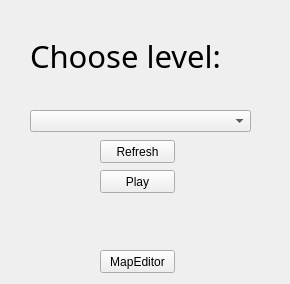
<?xml version="1.0" encoding="UTF-8"?>
<ui version="4.0">
 <class>PlatformGameClass</class>
 <widget class="QMainWindow" name="PlatformGameClass">
  <property name="geometry">
   <rect>
    <x>0</x>
    <y>0</y>
    <width>290</width>
    <height>284</height>
   </rect>
  </property>
  <property name="windowTitle">
   <string>PlatformGame</string>
  </property>
  <widget class="QWidget" name="centralWidget">
   <widget class="QLabel" name="label">
    <property name="geometry">
     <rect>
      <x>30</x>
      <y>10</y>
      <width>241</width>
      <height>91</height>
     </rect>
    </property>
    <property name="font">
     <font>
      <family>Snap ITC</family>
      <pointsize>23</pointsize>
     </font>
    </property>
    <property name="text">
     <string>Choose level:</string>
    </property>
   </widget>
   <widget class="QComboBox" name="comboBox">
    <property name="geometry">
     <rect>
      <x>30</x>
      <y>110</y>
      <width>221</width>
      <height>22</height>
     </rect>
    </property>
   </widget>
   <widget class="QPushButton" name="playButton">
    <property name="geometry">
     <rect>
      <x>100</x>
      <y>170</y>
      <width>75</width>
      <height>23</height>
     </rect>
    </property>
    <property name="text">
     <string>Play</string>
    </property>
   </widget>
   <widget class="QPushButton" name="editorButton">
    <property name="geometry">
     <rect>
      <x>100</x>
      <y>250</y>
      <width>75</width>
      <height>23</height>
     </rect>
    </property>
    <property name="text">
     <string>MapEditor</string>
    </property>
   </widget>
   <widget class="QPushButton" name="refreshButton">
    <property name="geometry">
     <rect>
      <x>100</x>
      <y>140</y>
      <width>75</width>
      <height>23</height>
     </rect>
    </property>
    <property name="text">
     <string>Refresh</string>
    </property>
   </widget>
  </widget>
 </widget>
 <layoutdefault spacing="6" margin="11"/>
 <resources>
  <include location="PlatformGame.qrc"/>
 </resources>
 <connections/>
</ui>
